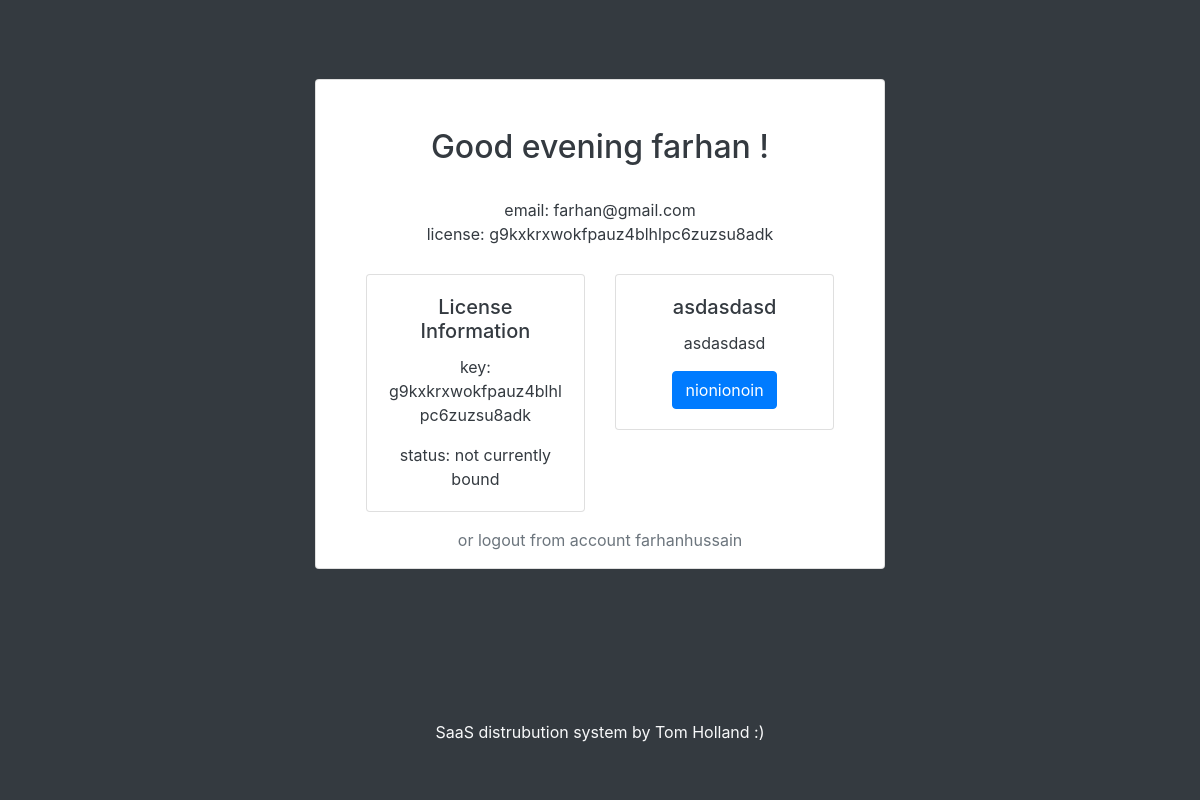
The app's page /dashboard (signed in), older data.
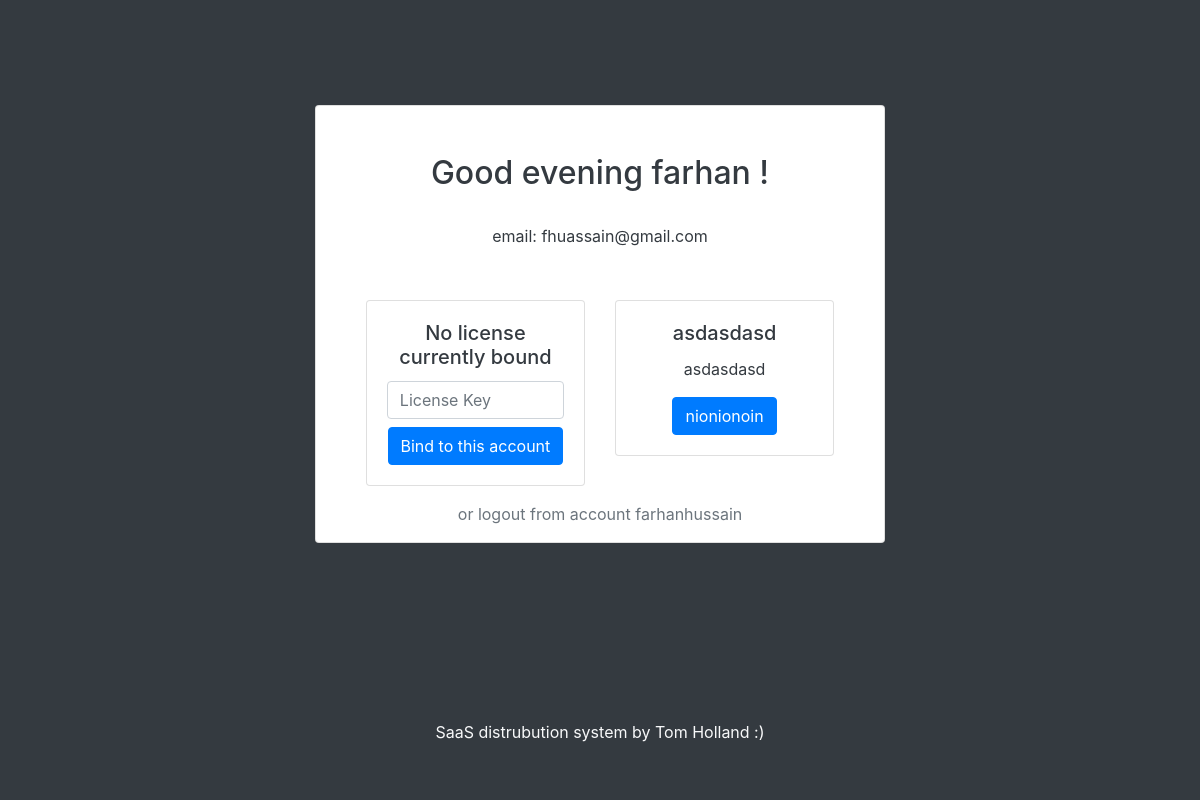
The same page, newer data.
### tables this page shows
CREATE TABLE users (username text PRIMARY KEY, fName text, sName text, emailAddress text, password text, admin bool);

CREATE TABLE licenses (license text PRIMARY KEY, username text, boundToUser boolean, boundToDevice boolean, HWID string, devicename string);

### main.py (the view, shortened to what this page needs)
@app.route("/dashboard", methods=['GET', 'POST'])
@login_required
def dashboard():
    lerror = None
    return render_template('dashboard.html', lerror=lerror)

### api.py (called while the page is built)
    def searchUsersByUsername(self,user):
        self.c.execute(f'''SELECT * FROM users WHERE username = ?''', (user,) )
        result = self.c.fetchone()
        return result

    def closeConnection(self):
        self.conn.close()
        return

    def checkIfUserHasLicense(self,username):
        self.c.execute(f'''SELECT license FROM licenses WHERE username = ?''',
                       (username,))
        result = self.c.fetchone()
        if result:
            return result[0]
        else:
            return False

### main.py (called while the page is built)
@login_manager.user_loader
def load_user(username):
    dbconnection = Database()
    result = dbconnection.searchUsersByUsername(username)
    dbconnection.closeConnection()
    print(f'loading user {result[0]}')
    if result:
        return User(result[0],result[1],result[2],result[3],result[4])
    else:
        return None

    def __str__(self):
        return str(self.key)

    def loadUserLicense(self):
        db = Database()
        license = db.checkIfUserHasLicense(self.owner)
        if not license:
            self.key = None
            self.exists = False
            return None
        else:
            self.key = license
            self.exists = True
            return license

### templates/dashboard.html (shortened to what this page needs)
<!DOCTYPE html>
<html lang="en">
<head>
    <link rel="stylesheet" href="https://use.fontawesome.com/releases/v5.0.8/css/all.css">
    <link rel="stylesheet" href="https://maxcdn.bootstrapcdn.com/bootstrap/4.0.0/css/bootstrap.min.css"
>
</head>
<body onload="relayUserTime('{{ current_user.fname }}')">
<div class="container-fluid h-90 bg-dark text-dark">
    <div class="row h-90 justify-content-center align-items-center">
        <div class="col-3"></div>
        <div class="col-md-6 text-left">
            <div class="card text-center">
                <h2 class="card-title mt-5" id="time"></h2>
                {% if current_user.license.exists %}
                    <div class="card-body">
                        email: {{ current_user.email }}
                            <br>
                            license: {{ current_user.license }}
                    </div>
                {% else %}
                    <div class="card-body">
                        email: {{ current_user.email }}
                            <br>
                            <br>
                    </div>
                {% endif %}
                <div class="row mt-2">
                    <div class="col-sm-1"></div>
                    <div class="col-sm-5">
                        <div class="card">
                            {% if not current_user.license.exists %}
                            <div class="card-body">
                                <h5 class="card-title">No license currently bound</h5>
                                <div class="card-text">
                                    <form action="" method="post">
                                        <input type="text" class="form-control" name="licenseid" placeholder="License Key">
                                        <button type="submit" class="btn btn-primary mt-2">Bind to this account</button>
                                    </form>
                                </div>
                            </div>
                            {% else %}
                                {% if not current_user.license.boundtodevice %}
                                <div class="card-body">
                                    <h5 class="card-title">License Information</h5>
                                    <p class="card-text">key: {{ current_user.license }}</p>
                                    <p class="card-text">status: not currently bound</p>
                                </div>
                                {%endif%}
                            {%endif%}
                        </div>
                    </div>
                    <div class="col-sm-5">
                        <div class="card">
                            <div class="card-body">
                                <h5 class="card-title">asdasdasd</h5>
                                <p class="card-text">asdasdasd</p>
                                <a href="#" class="btn btn-primary">nionionoin</a>
                            </div>
                        </div>
                    </div>
                    <div class="col-sm-1"></div>
                </div>
                <div class="row mt-3">
                    <div class="col text-center">
                        <a href="/logout" class="text-muted"> or logout from account {{ current_user.id }} </a>
                    </div>
                </div>
            </div>
        </div>
        <div class="col-3"></div>
    </div>
</div>
<div class="container-fluid h-10 bg-dark text-light ">
    <div class="row">
        <div class="col-4"></div>
        <div class="col-4 text-center align-bottom">
            SaaS distrubution system by Tom Holland :)
        </div>
        <div class="col-4"></div>
    </div>
</div>
</body>
</html>

### templates/dashboard.html (style rules this page uses)
body,html { height:100%; }
.h-90 { height:90%; }
.h-10 { height:10%; }

Row changes from the older to the newer data that the page shows:
removed licenses: license "g9kxkrxwokfpauz4blhlpc6zuzsu8adk"
changed users "farhanhussain": email "farhan@gmail.com" → "fhuassain@gmail.com"
Text that changed along with them:
text no longer shown: "license: License Information key: status: not currently bound"
text now shown: "No license currently bound Bind to this account"
